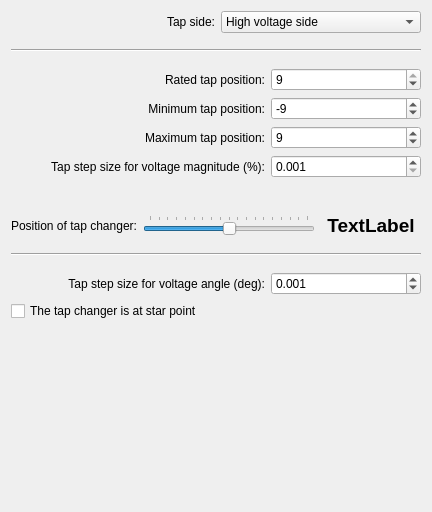
     <widget class="QWidget" name="tab_3">
      <attribute name="title">
       <string>Tap settings</string>
      </attribute>
      <layout class="QVBoxLayout" name="verticalLayout_2">
       <item>
        <layout class="QHBoxLayout" name="horizontalLayout_11">
         <item>
          <spacer name="horizontalSpacer_17">
           <property name="orientation">
            <enum>Qt::Horizontal</enum>
           </property>
           <property name="sizeHint" stdset="0">
            <size>
             <width>40</width>
             <height>20</height>
            </size>
           </property>
          </spacer>
         </item>
         <item>
          <widget class="QLabel" name="tap_side_label">
           <property name="text">
            <string>Tap side:</string>
           </property>
           <property name="alignment">
            <set>Qt::AlignRight|Qt::AlignTrailing|Qt::AlignVCenter</set>
           </property>
          </widget>
         </item>
         <item>
          <widget class="QComboBox" name="tap_side">
           <property name="minimumSize">
            <size>
             <width>200</width>
             <height>0</height>
            </size>
           </property>
           <item>
            <property name="text">
             <string>High voltage side</string>
            </property>
           </item>
           <item>
            <property name="text">
             <string>Medium voltage side</string>
            </property>
           </item>
           <item>
            <property name="text">
             <string>Low voltage side</string>
            </property>
           </item>
          </widget>
         </item>
        </layout>
       </item>
       <item>
        <spacer name="verticalSpacer_6">
         <property name="orientation">
          <enum>Qt::Vertical</enum>
         </property>
         <property name="sizeType">
          <enum>QSizePolicy::Fixed</enum>
         </property>
         <property name="sizeHint" stdset="0">
          <size>
           <width>20</width>
           <height>10</height>
          </size>
         </property>
        </spacer>
       </item>
       <item>
        <widget class="Line" name="line">
         <property name="orientation">
          <enum>Qt::Horizontal</enum>
         </property>
        </widget>
       </item>
       <item>
        <spacer name="verticalSpacer_7">
         <property name="orientation">
          <enum>Qt::Vertical</enum>
         </property>
         <property name="sizeType">
          <enum>QSizePolicy::Fixed</enum>
         </property>
         <property name="sizeHint" stdset="0">
          <size>
           <width>20</width>
           <height>10</height>
          </size>
         </property>
        </spacer>
       </item>
       <item>
        <layout class="QHBoxLayout" name="horizontalLayout_12">
         <item>
          <spacer name="horizontalSpacer_18">
           <property name="orientation">
            <enum>Qt::Horizontal</enum>
           </property>
           <property name="sizeHint" stdset="0">
            <size>
             <width>40</width>
             <height>20</height>
            </size>
           </property>
          </spacer>
         </item>
         <item>
          <widget class="QLabel" name="label_13">
           <property name="text">
            <string>Rated tap position:</string>
           </property>
           <property name="alignment">
            <set>Qt::AlignRight|Qt::AlignTrailing|Qt::AlignVCenter</set>
           </property>
          </widget>
         </item>
         <item>
          <widget class="QDoubleSpinBox" name="tap_neutral">
           <property name="minimumSize">
            <size>
             <width>150</width>
             <height>0</height>
            </size>
           </property>
           <property name="decimals">
            <number>0</number>
           </property>
           <property name="minimum">
            <double>-9.000000000000000</double>
           </property>
           <property name="maximum">
            <double>9.000000000000000</double>
           </property>
           <property name="singleStep">
            <double>1.000000000000000</double>
           </property>
           <property name="value">
            <double>9.000000000000000</double>
           </property>
          </widget>
         </item>
        </layout>
       </item>
       <item>
        <layout class="QHBoxLayout" name="horizontalLayout_13">
         <item>
          <spacer name="horizontalSpacer_19">
           <property name="orientation">
            <enum>Qt::Horizontal</enum>
           </property>
           <property name="sizeHint" stdset="0">
            <size>
             <width>40</width>
             <height>20</height>
            </size>
           </property>
          </spacer>
         </item>
         <item>
          <widget class="QLabel" name="label_14">
           <property name="text">
            <string>Minimum tap position:</string>
           </property>
           <property name="alignment">
            <set>Qt::AlignRight|Qt::AlignTrailing|Qt::AlignVCenter</set>
           </property>
          </widget>
         </item>
         <item>
          <widget class="QDoubleSpinBox" name="tap_min">
           <property name="minimumSize">
            <size>
             <width>150</width>
             <height>0</height>
            </size>
           </property>
           <property name="decimals">
            <number>0</number>
           </property>
           <property name="minimum">
            <double>-100.000000000000000</double>
           </property>
           <property name="maximum">
            <double>100.000000000000000</double>
           </property>
           <property name="singleStep">
            <double>1.000000000000000</double>
           </property>
           <property name="value">
            <double>-9.000000000000000</double>
           </property>
          </widget>
         </item>
        </layout>
       </item>
       <item>
        <layout class="QHBoxLayout" name="horizontalLayout_14">
         <item>
          <spacer name="horizontalSpacer_20">
           <property name="orientation">
            <enum>Qt::Horizontal</enum>
           </property>
           <property name="sizeHint" stdset="0">
            <size>
             <width>40</width>
             <height>20</height>
            </size>
           </property>
          </spacer>
         </item>
         <item>
          <widget class="QLabel" name="label_15">
           <property name="text">
            <string>Maximum tap position:</string>
           </property>
           <property name="alignment">
            <set>Qt::AlignRight|Qt::AlignTrailing|Qt::AlignVCenter</set>
           </property>
          </widget>
         </item>
         <item>
          <widget class="QDoubleSpinBox" name="tap_max">
           <property name="minimumSize">
            <size>
             <width>150</width>
             <height>0</height>
            </size>
           </property>
           <property name="decimals">
            <number>0</number>
           </property>
           <property name="minimum">
            <double>-100.000000000000000</double>
           </property>
           <property name="maximum">
            <double>100.000000000000000</double>
           </property>
           <property name="singleStep">
            <double>1.000000000000000</double>
           </property>
           <property name="value">
            <double>9.000000000000000</double>
           </property>
          </widget>
         </item>
        </layout>
       </item>
       <item>
        <layout class="QHBoxLayout" name="horizontalLayout_15">
         <item>
          <spacer name="horizontalSpacer_21">
           <property name="orientation">
            <enum>Qt::Horizontal</enum>
           </property>
           <property name="sizeHint" stdset="0">
            <size>
             <width>40</width>
             <height>20</height>
            </size>
           </property>
          </spacer>
         </item>
         <item>
          <widget class="QLabel" name="label_16">
           <property name="text">
            <string>Tap step size for voltage magnitude (%):</string>
           </property>
           <property name="alignment">
            <set>Qt::AlignRight|Qt::AlignTrailing|Qt::AlignVCenter</set>
           </property>
          </widget>
         </item>
         <item>
          <widget class="QDoubleSpinBox" name="tap_step_percent">
           <property name="minimumSize">
            <size>
             <width>150</width>
             <height>0</height>
            </size>
           </property>
           <property name="decimals">
            <number>3</number>
           </property>
           <property name="minimum">
            <double>0.001000000000000</double>
           </property>
           <property name="maximum">
            <double>100.000000000000000</double>
           </property>
           <property name="singleStep">
            <double>1.000000000000000</double>
           </property>
           <property name="value">
            <double>0.001000000000000</double>
           </property>
          </widget>
         </item>
        </layout>
       </item>
       <item>
        <spacer name="verticalSpacer_10">
         <property name="orientation">
          <enum>Qt::Vertical</enum>
         </property>
         <property name="sizeType">
          <enum>QSizePolicy::Fixed</enum>
         </property>
         <property name="sizeHint" stdset="0">
          <size>
           <width>20</width>
           <height>30</height>
          </size>
         </property>
        </spacer>
       </item>
       <item>
        <layout class="QHBoxLayout" name="horizontalLayout_18">
         <item>
          <widget class="QLabel" name="label_18">
           <property name="text">
            <string>Position of tap changer:</string>
           </property>
          </widget>
         </item>
         <item>
          <widget class="QSlider" name="tap_pos">
           <property name="toolTipDuration">
            <number>-1</number>
           </property>
           <property name="minimum">
            <number>-9</number>
           </property>
           <property name="maximum">
            <number>9</number>
           </property>
           <property name="orientation">
            <enum>Qt::Horizontal</enum>
           </property>
           <property name="tickPosition">
            <enum>QSlider::TicksAbove</enum>
           </property>
           <property name="tickInterval">
            <number>1</number>
           </property>
          </widget>
         </item>
         <item>
          <widget class="QLabel" name="tap_pos_display">
           <property name="sizePolicy">
            <sizepolicy hsizetype="Fixed" vsizetype="Fixed">
             <horstretch>0</horstretch>
             <verstretch>0</verstretch>
            </sizepolicy>
           </property>
           <property name="minimumSize">
            <size>
             <width>100</width>
             <height>0</height>
            </size>
           </property>
           <property name="maximumSize">
            <size>
             <width>100</width>
             <height>16777215</height>
            </size>
           </property>
           <property name="font">
            <font>
             <pointsize>14</pointsize>
             <weight>75</weight>
             <bold>true</bold>
            </font>
           </property>
           <property name="text">
            <string>TextLabel</string>
           </property>
           <property name="alignment">
            <set>Qt::AlignCenter</set>
           </property>
          </widget>
         </item>
        </layout>
       </item>
       <item>
        <spacer name="verticalSpacer_9">
         <property name="orientation">
          <enum>Qt::Vertical</enum>
         </property>
         <property name="sizeType">
          <enum>QSizePolicy::Fixed</enum>
         </property>
         <property name="sizeHint" stdset="0">
          <size>
           <width>20</width>
           <height>10</height>
          </size>
         </property>
        </spacer>
       </item>
       <item>
        <widget class="Line" name="line_3">
         <property name="orientation">
          <enum>Qt::Horizontal</enum>
         </property>
        </widget>
       </item>
       <item>
        <spacer name="verticalSpacer_8">
         <property name="orientation">
          <enum>Qt::Vertical</enum>
         </property>
         <property name="sizeType">
          <enum>QSizePolicy::Fixed</enum>
         </property>
         <property name="sizeHint" stdset="0">
          <size>
           <width>20</width>
           <height>10</height>
          </size>
         </property>
        </spacer>
       </item>
       <item>
        <layout class="QHBoxLayout" name="horizontalLayout_16">
         <item>
          <spacer name="horizontalSpacer_22">
           <property name="orientation">
            <enum>Qt::Horizontal</enum>
           </property>
           <property name="sizeHint" stdset="0">
            <size>
             <width>40</width>
             <height>20</height>
            </size>
           </property>
          </spacer>
         </item>
         <item>
          <widget class="QLabel" name="label_17">
           <property name="text">
            <string>Tap step size for voltage angle (deg):</string>
           </property>
           <property name="alignment">
            <set>Qt::AlignRight|Qt::AlignTrailing|Qt::AlignVCenter</set>
           </property>
          </widget>
         </item>
         <item>
          <widget class="QDoubleSpinBox" name="tap_step_degree">
           <property name="minimumSize">
            <size>
             <width>150</width>
             <height>0</height>
            </size>
           </property>
           <property name="decimals">
            <number>3</number>
           </property>
           <property name="minimum">
            <double>0.000000000000000</double>
           </property>
           <property name="maximum">
            <double>360.000000000000000</double>
           </property>
           <property name="singleStep">
            <double>30.000000000000000</double>
           </property>
           <property name="value">
            <double>0.001000000000000</double>
           </property>
          </widget>
         </item>
        </layout>
       </item>
       <item>
        <layout class="QHBoxLayout" name="horizontalLayout_17">
         <item>
          <widget class="QCheckBox" name="tap_at_star_point">
           <property name="text">
            <string>The tap changer is at star point</string>
           </property>
          </widget>
         </item>
        </layout>
       </item>
       <item>
        <spacer name="verticalSpacer_17">
         <property name="orientation">
          <enum>Qt::Vertical</enum>
         </property>
         <property name="sizeType">
          <enum>QSizePolicy::Fixed</enum>
         </property>
         <property name="sizeHint" stdset="0">
          <size>
           <width>20</width>
           <height>180</height>
          </size>
         </property>
        </spacer>
       </item>
      </layout>
     </widget>
